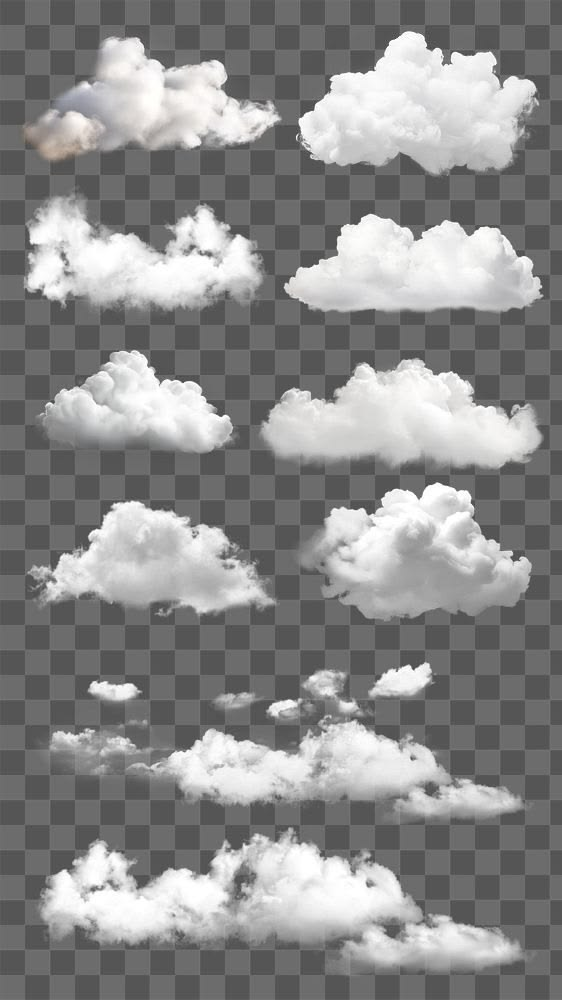
#> input picture _tools/clouds_src.jpg, 562 x 1000 px
$ python bg_remove_dark.py clouds_src.jpg _princess_raw.png
#> lines starting #> are read from the running program, lines starting #| are printed output that depends on the picture; after the words box and inside, x2 and y2 are one past the last pixel; in counts of white or black regions, pixels touching at a corner belong together
"""검정 배경 + 검정 외곽선 AI 아이콘 배경 제거.

기존 Sobel 방식이 외곽선과 BG가 모두 검정이라 edge를 못 잡아 실패.
대신 "유채색 픽셀"(V>threshold)을 fg seed로 잡고 dilation으로 외곽선까지 흡수.

usage: python bg_remove_dark.py <src> <dst>
"""
import sys
import numpy as np
from PIL import Image
from scipy.ndimage import binary_closing, binary_dilation, binary_erosion, gaussian_filter, label

V_THRESH = 25            # 이 값 이상의 V(밝기) = 유채색 → fg seed
DILATE = 8               # 외곽선 흡수용 dilation (검정 outline까지 포함)
CLOSE = 3
SIGMA = 0.7
ERODE = 1
OUTLINE_THICK = 8        # 외곽선 두껍게 (bg_remove_clean과 동일 패턴)
PAD = 8


def remove_bg(src_path: str, dst_path: str) -> None:
#> called with src_path = 'clouds_src.jpg', dst_path = '_princess_raw.png'
    img = Image.open(src_path).convert('RGB')
#> img is the input picture: PIL image 562x1000 RGB; mean R, G, B 139.5, 139.3, 139.2
    arr = np.array(img).astype(np.float32)
    h, w = arr.shape[:2]
#> h = 1000; w = 562

    val = arr.max(axis=-1)
    seed = val > V_THRESH
#> seed: shape (1000, 562) bool; every value is 1

    # 외곽선 흡수
    fg = binary_dilation(seed, iterations=DILATE)
    fg = binary_closing(fg, iterations=CLOSE)
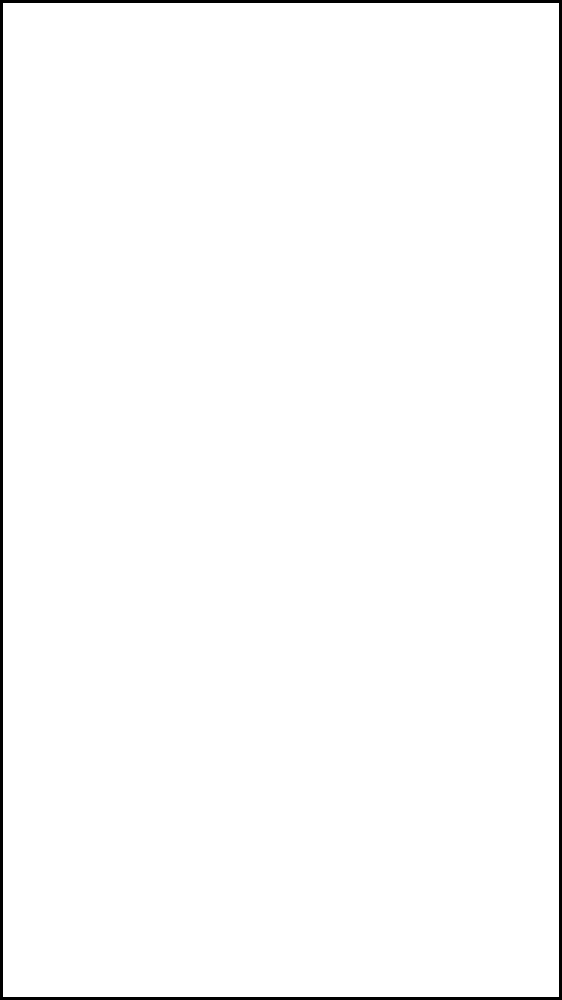
#> fg: shape (1000, 562) bool; 98.3% white; 1 black region, box (x1, y1, x2, y2) and area: (0, 0, 562, 1000) 9336

    # 가장 큰 컴포넌트
    lab, n = label(fg)
#> n = 1
    if n == 0:
        print('no fg'); return
    sizes = np.bincount(lab.ravel())
#> sizes = [9336, 552664]
    sizes[0] = 0
    main = (lab == sizes.argmax())

    # 외곽 halo 정리
    main = binary_erosion(main, iterations=ERODE)
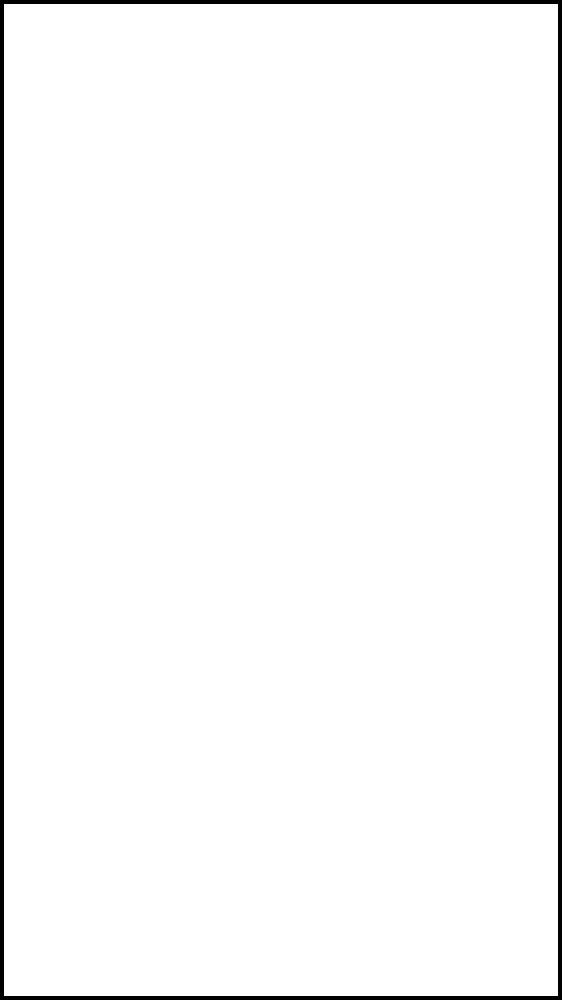
#> main: shape (1000, 562) bool; 97.8% white; 1 black region, box (x1, y1, x2, y2) and area: (0, 0, 562, 1000) 12432

    alpha = main.astype(np.float32)
    alpha = gaussian_filter(alpha, sigma=SIGMA)
    alpha[~main] = 0.0
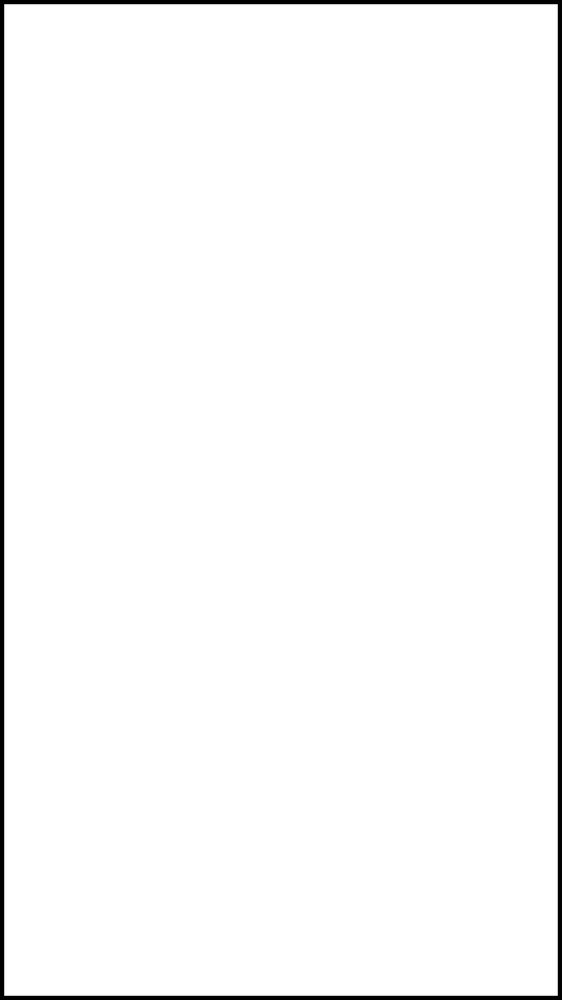
#> alpha: shape (1000, 562) float32; min 0, max 1, mean 0.977
    alpha = np.clip(alpha, 0.0, 1.0)

    # decontamination — 검정 bg 영향 제거
    bg_color = np.array([0.0, 0.0, 0.0])
    a3 = alpha[..., None]
    safe_a = np.where(a3 < 1e-3, 1.0, a3)
    fg_color = (arr - bg_color * (1.0 - a3)) / safe_a
    fg_color = np.clip(fg_color, 0, 255)

    # 외곽선 두껍게 — 알파 경계 ring을 진한 검정으로
    inner = binary_erosion(main, iterations=OUTLINE_THICK)
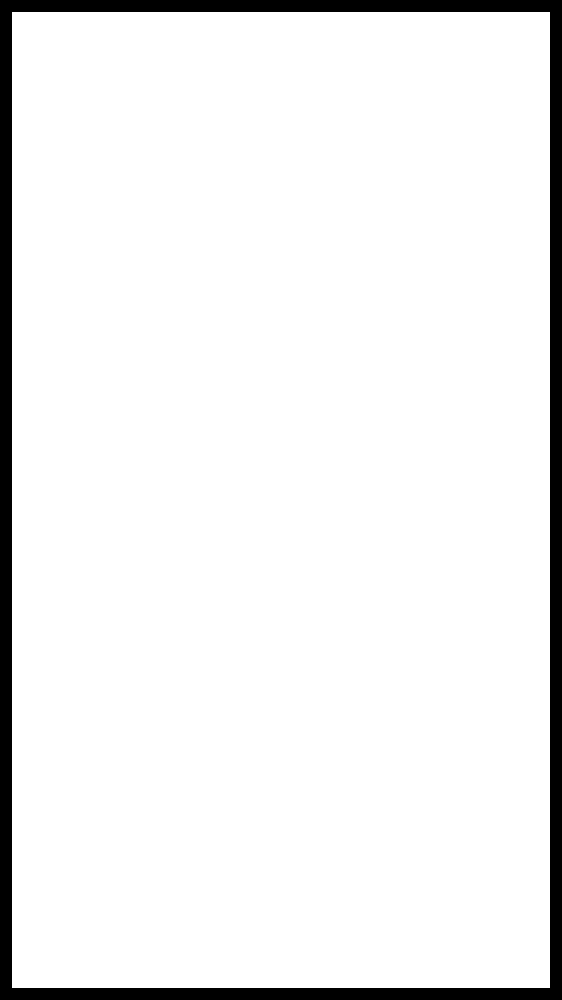
#> inner: shape (1000, 562) bool; 93.4% white; 1 black region, box (x1, y1, x2, y2) and area: (0, 0, 562, 1000) 36912
    outline_band = main & ~inner
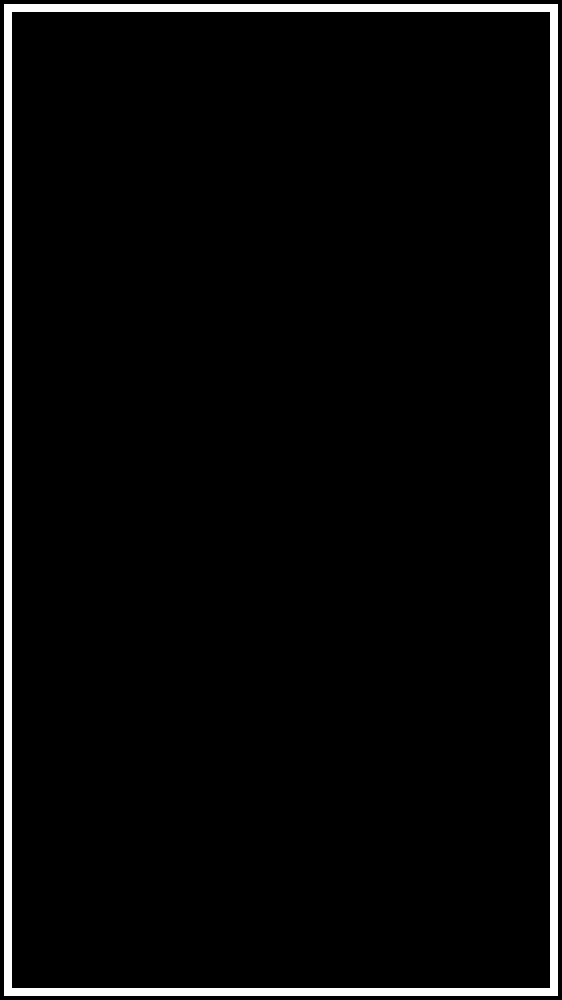
#> outline_band: shape (1000, 562) bool; 4.4% white; 1 white region, box (x1, y1, x2, y2) and area: (4, 4, 558, 996) 24480
    fg_color[outline_band] = np.array([26.0, 22.0, 18.0])
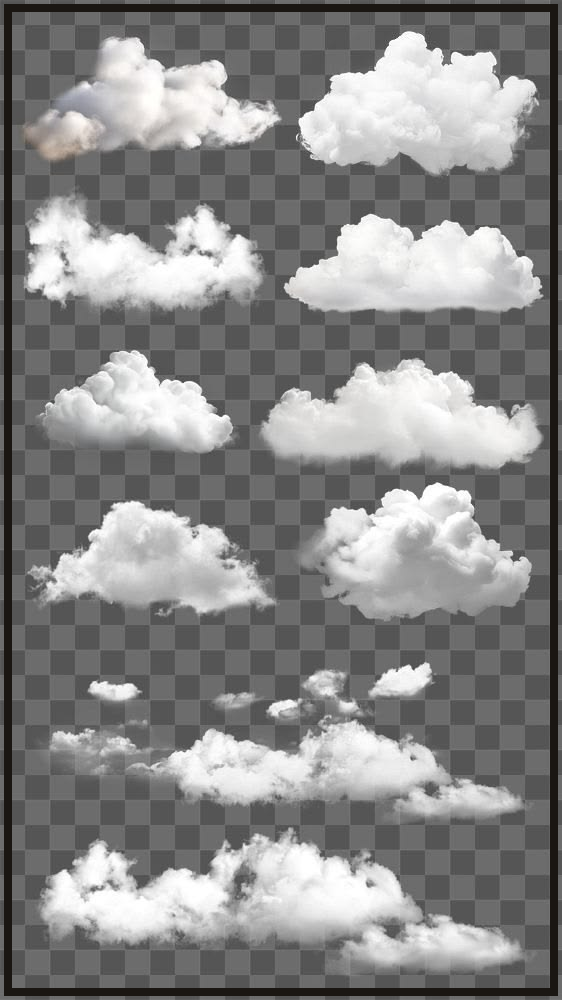
#> fg_color: shape (1000, 562, 3) float64; mean R, G, B 136.4, 136.1, 135.8
    fg_color = fg_color.astype(np.uint8)

    rgba = np.dstack([fg_color, (alpha * 255).astype(np.uint8)])
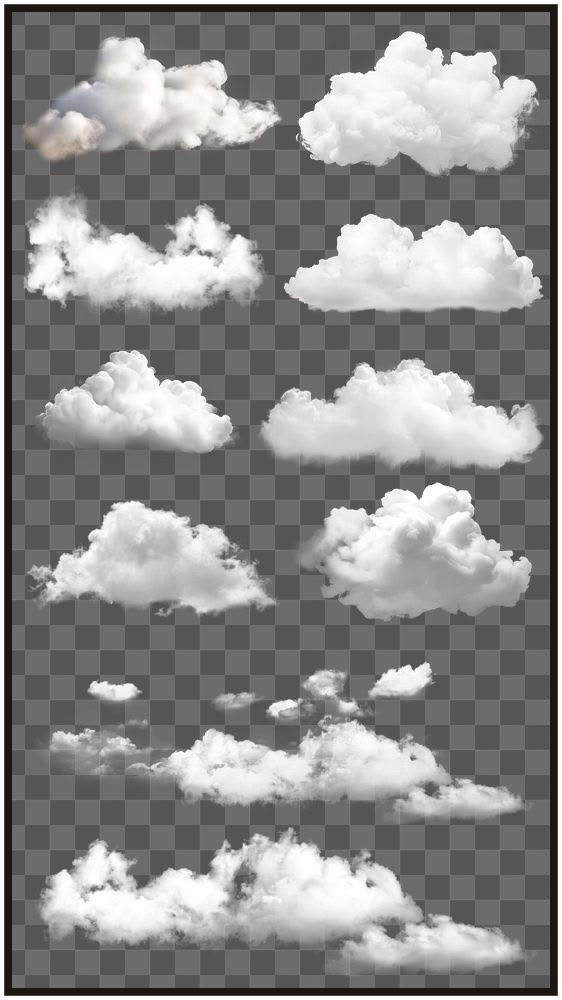
#> rgba: shape (1000, 562, 4); mean R, G, B, A 136.4, 136.1, 135.8, 249; transparent parts drawn white

    ys, xs = np.where(main)
    y0, y1 = max(0, ys.min() - PAD), min(h, ys.max() + PAD + 1)
#> y0 = 0; y1 = 1000
    x0, x1 = max(0, xs.min() - PAD), min(w, xs.max() + PAD + 1)
#> x0 = 0; x1 = 562
    cropped = rgba[y0:y1, x0:x1]
    Image.fromarray(cropped, 'RGBA').save(dst_path)
    print(f'saved {dst_path}  ({cropped.shape[1]}x{cropped.shape[0]})')
#| saved _princess_raw.png  (562x1000)


if __name__ == '__main__':
    remove_bg(sys.argv[1], sys.argv[2])
